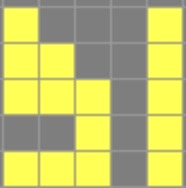
#> input picture ideal_model/sample2_testing.jpeg, 186 x 188 px
$ python grid_converter.py sample2_testing.jpeg 5 5 out.png 100 FB9C410D-1420-4ABA-A8BB-C231C510C157_4_5005_c.jpeg
#> lines starting #> are read from the running program, lines starting #| are printed output that depends on the picture
#!/usr/bin/env python3
"""
Grid Image Converter
Converts any input image to a standardized grid format for Game of Life
"""

import numpy as np
from PIL import Image, ImageDraw
import sys


# [18 lines left out: function analyze_image, not called in this run]


def convert_to_standard_grid(input_path, output_path, grid_rows, grid_cols,
                             cell_size=40, threshold=150, invert=False):
    """
    Convert any input image to a standardized grid format

    Args:
        input_path: Path to input image
        output_path: Path to save standardized output
        grid_rows: Number of rows in the grid
        grid_cols: Number of columns in the grid
        cell_size: Size of each cell in the output image (pixels)
        threshold: Brightness threshold for detecting alive cells
        invert: If True, dark cells = alive, bright cells = dead

    Returns:
        2D numpy array of the grid (0s and 1s)
    """
#> called with input_path = 'sample2_testing.jpeg', output_path = 'out.png', grid_rows = 5, grid_cols = 5, cell_size = 40, threshold = 100, invert = False

    # Load input image
    img = Image.open(input_path)
#> img is the input picture: PIL image 186x188 RGB; mean R, G, B 193.5, 193.1, 107.5
    img_gray = np.array(img.convert('L'))
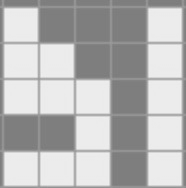
#> img_gray: shape (188, 186); min 121, max 239, mean 183.5

    height, width = img_gray.shape
#> height = 188; width = 186

    # Calculate cell size in the input image
    input_cell_height = height / grid_rows
#> input_cell_height = 37.6
    input_cell_width = width / grid_cols
#> input_cell_width = 37.2

    print(f"\nProcessing image: {input_path}")
    print(f"Input image size: {width}x{height} pixels")
#| Input image size: 186x188 pixels
    print(f"Grid dimensions: {grid_rows} rows x {grid_cols} columns")
    print(f"Input cell size: ~{input_cell_width:.1f}x{input_cell_height:.1f} pixels")
#| Input cell size: ~37.2x37.6 pixels

    # Create grid by sampling each cell
    grid = np.zeros((grid_rows, grid_cols), dtype=int)

    for i in range(grid_rows):
        for j in range(grid_cols):
            # Sample the center of each cell
            y = int((i + 0.5) * input_cell_height)
            x = int((j + 0.5) * input_cell_width)

            # Make sure we're within bounds
            y = min(y, height - 1)
            x = min(x, width - 1)

            brightness = img_gray[y, x]

            # Determine if cell is alive
            if invert:
                # Dark = alive (for images where alive cells are dark)
                is_alive = brightness < threshold
            else:
                # Bright = alive (for images where alive cells are bright/yellow)
                is_alive = brightness > threshold

            grid[i, j] = 1 if is_alive else 0
#> after the loop, grid = [[1, 1, 1, 1, 1], [1, 1, 1, 1, 1], [1, 1, 1, 1, 1], [1, 1, 1, 1, 1], [1, 1, 1, 1, 1]]

    alive_count = np.sum(grid)
#> alive_count = 25
    print(f"Detected {alive_count} alive cells")
#| Detected 25 alive cells

    # Create standardized output image
    line_width = 2
    img_height = grid_rows * cell_size + (grid_rows + 1) * line_width
    img_width = grid_cols * cell_size + (grid_cols + 1) * line_width

    # Create image with grid lines
    output_img = Image.new('RGB', (img_width, img_height), color=(145, 145, 145))
#> output_img: PIL image 212x212 RGB; every value is 145
    draw = ImageDraw.Draw(output_img)

    # Draw each cell
    for i in range(grid_rows):
        for j in range(grid_cols):
            y_start = i * (cell_size + line_width) + line_width
            x_start = j * (cell_size + line_width) + line_width

            if grid[i, j] == 1:
                color = (255, 255, 0)  # Yellow for alive
            else:
                color = (128, 128, 128)  # Gray for dead

            draw.rectangle([x_start, y_start,
                          x_start + cell_size, y_start + cell_size],
                         fill=color)

    # Save output
    output_img.save(output_path)
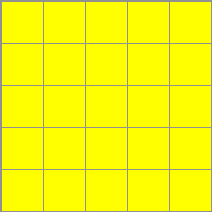
#> saved as out.png: PIL image 212x212 RGB; mean R, G, B 247.9, 247.9, 9.4
    print(f"Standardized grid saved to: {output_path}")
    print(f"Output image size: {img_width}x{img_height} pixels")

    # Print the grid pattern
    print("\nGrid pattern (■ = alive, · = dead):")
    for row in grid:
        print(' '.join(['■' if cell == 1 else '·' for cell in row]))
#> this loop made 5 passes

    return grid


# [45 lines left out: function interactive_mode, not called in this run]


def main():
    """Main entry point"""

    if len(sys.argv) < 2:
        print("Grid Image Converter - Convert any image to standardized Game of Life format")
        print("\nUsage:")
        print("  Interactive mode:")
        print("    python grid_converter.py <input_image>")
        print("\n  Command line mode:")
        print("    python grid_converter.py <input_image> <rows> <cols> [output_image] [threshold] [invert]")
        print("\nExamples:")
        print("  python grid_converter.py my_image.jpg")
        print("  python grid_converter.py my_image.jpg 9 11")
        print("  python grid_converter.py my_image.jpg 9 11 output.png 150 false")
        sys.exit(1)

    input_path = sys.argv[1]

    if len(sys.argv) >= 4:
        # Command line mode with dimensions
        grid_rows = int(sys.argv[2])
        grid_cols = int(sys.argv[3])
        output_path = sys.argv[4] if len(sys.argv) > 4 else input_path.rsplit('.', 1)[0] + "_standardized.png"
        threshold = int(sys.argv[5]) if len(sys.argv) > 5 else 150
        invert = sys.argv[6].lower() == 'true' if len(sys.argv) > 6 else False

        convert_to_standard_grid(input_path, output_path, grid_rows, grid_cols,
                                threshold=threshold, invert=invert)

        print(f"\nTo run Game of Life on this image:")
        print(f"  python game_of_life_v2.py {output_path} 10 result.png {grid_rows} {grid_cols}")
    else:
        # Interactive mode
        interactive_mode(input_path)


if __name__ == "__main__":
    main()
